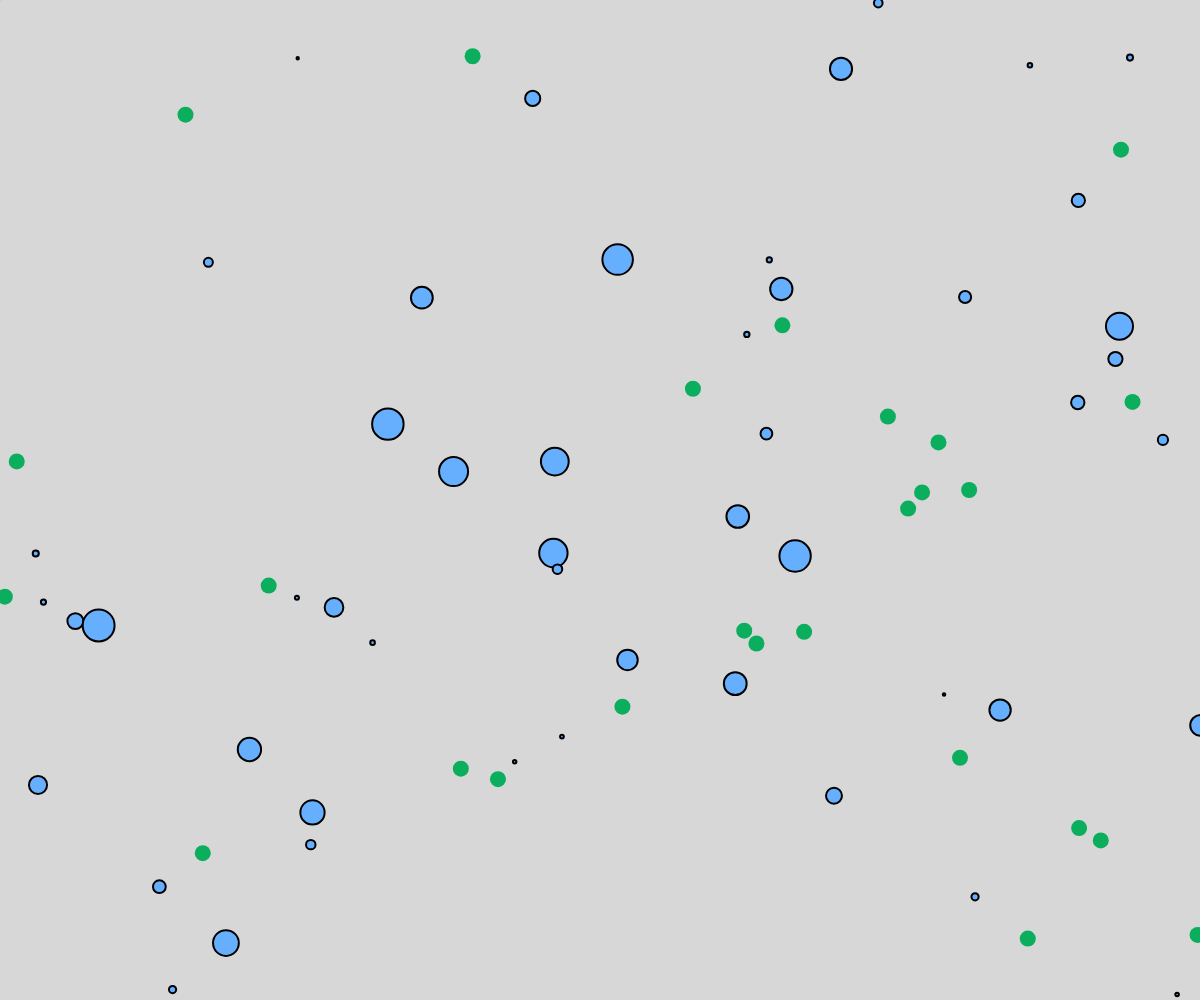
Frame 1 (no input)
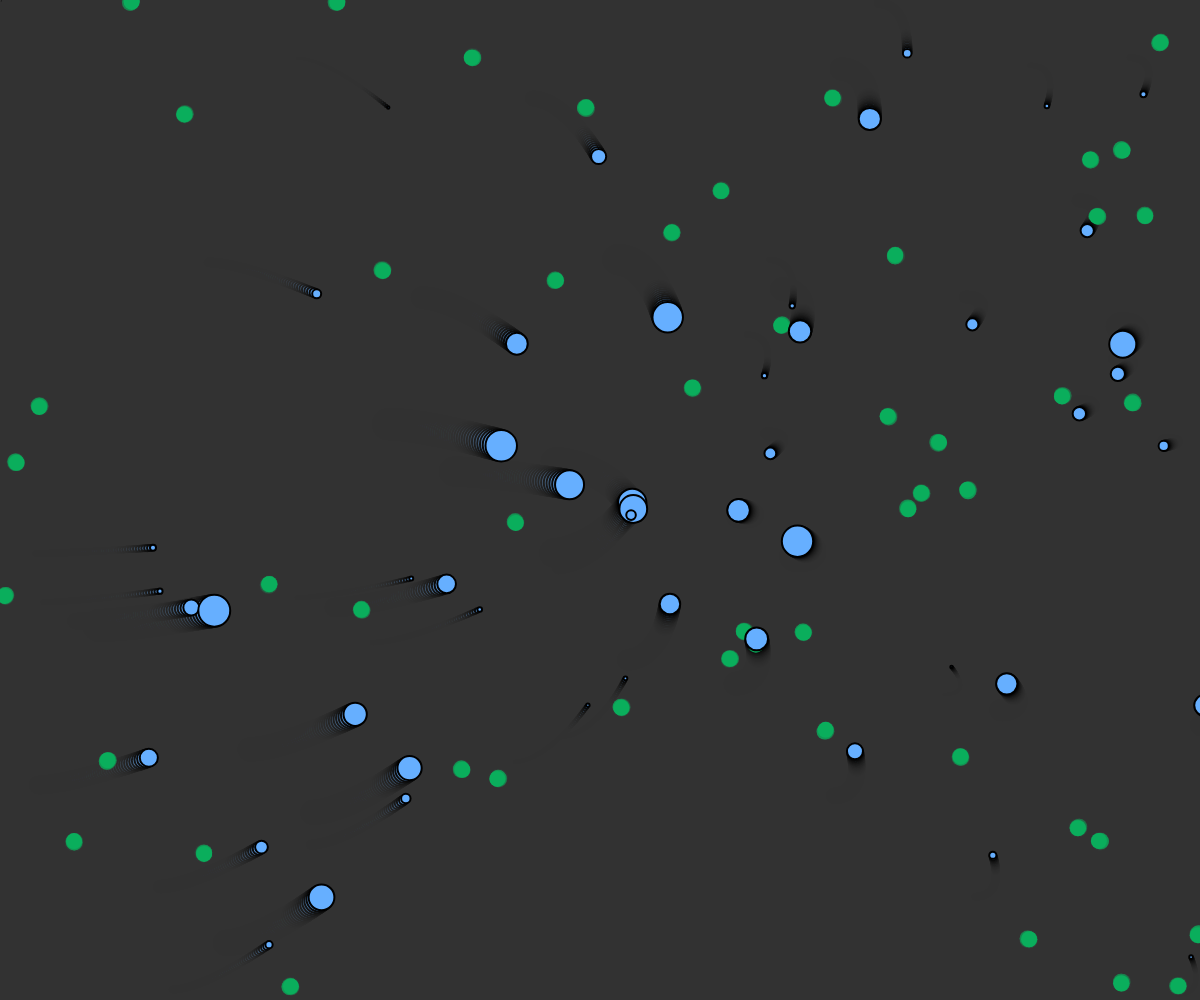
Frame 60 (no input)
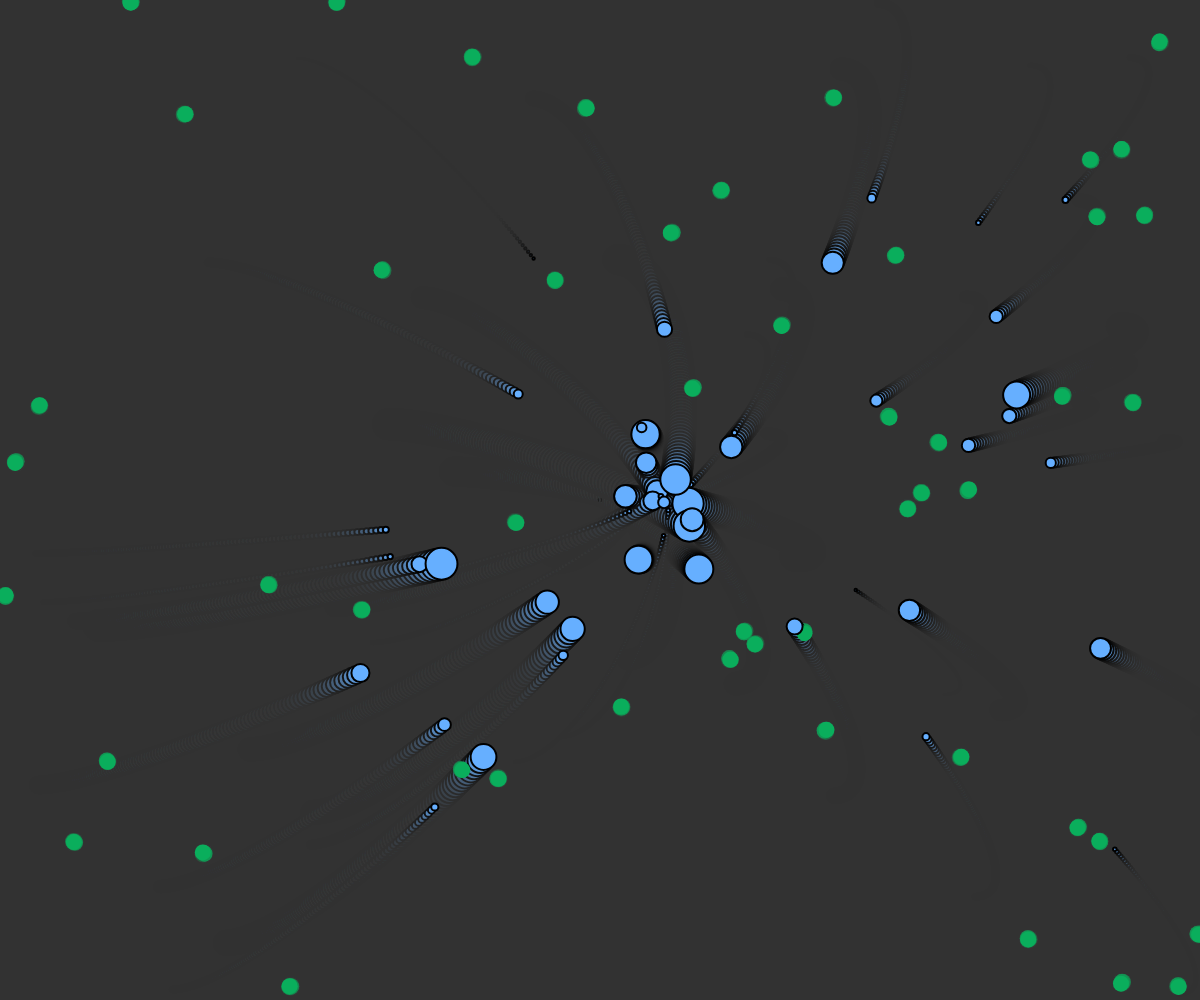
Frame 120 (the mouse pressed at the canvas centre since frame 60)

The p5.js sketch that drew these frames (run headless with seeded random() and noise() and a simulated clock; from frame 60 on, the mouse is pressed at the canvas centre):

// p5.js sketch
// ── sketch.js
let movers = [];

let attractor;

var circles = [];

function setup() {
  createCanvas(windowWidth, windowHeight);
  
  for (let i = 0; i < 50; i++) {
    movers[i] = new Mover(random(0.1, 2), random(width), random(height));
  }
  attractor = new Attractor();
}
  


function draw() {
  
    var overlapping = false;
  
  var protection = 0;
  
  while(circles.length < 50){
 
//  for (var b = 0; b < 50; b++){
    var circle = {
    x: random(width),
    y: random(height),
    r: 8 
    }
  
    
    overlapping = false;
    
    for (var j = 0; j < circles.length; j++){
      var other = circles[j]; 
      var d = dist(circle.x,circle.y, other.x, other.y);
      if (d < circle.r + other.r){ 
        overlapping = true; 
      }
    }
    
    if(!overlapping){
      circles.push(circle); 
    }
  
  protection++; 
  
  if(protection > 25){
    break;
  }
  
}
  


for (var c = 0; c < circles.length; c++){
  noStroke();
  fill(0,204,102);
  ellipse(circles[c].x+random(-1,1),circles[c].y+random(-1,1),circles[c].r*2,circles[c].r*2);
}


  
  background(55,50);

  attractor.display();

  for (let i = 0; i < movers.length; i++) {
    let force = attractor.calculateAttraction(movers[i]);
    movers[i].applyForce(force);

    movers[i].update();
    movers[i].display();
  }
}



class Attractor {

  constructor() {
    this.position = createVector(width / 2, height / 2);
    this.mass = 20;
    this.G = 1;
    this.dragOffset = createVector(0, 0);
    this.dragging = false;
    this.rollover = false;
  }

  calculateAttraction(m) {
    // Calculate direction of force
    let force = p5.Vector.sub(this.position, m.position);
    // Distance between objects
    let distance = force.mag();
    // Limiting the distance to eliminate "extreme" results for very close or very far objects
    distance = constrain(distance, 5, 25);
    // Normalize vector (distance doesn't matter here, we just want this vector for direction)
    force.normalize();
   
    let strength = (this.G * this.mass * m.mass) / (distance * distance);
   
    force.mult(strength);
    return force;
  }


  display() {
    ellipseMode(CENTER);
    strokeWeight(4);
    stroke(0);
    if (this.dragging) {
      fill(255);
    } else if (this.rollover) {
      fill(175);
    } else {
      fill(101, 200);
    }
    ellipse(mouseX, mouseY, 0.1, 0.1);
  }


}

class Mover {
  constructor(mass, x, y) {
    this.position = createVector(x, y);
    this.velocity = createVector(1, 0);
    this.acceleration = createVector(0, 0);
    this.mass = mass;
  }

  applyForce(force) {
    let f = p5.Vector.div(force, this.mass);
    this.acceleration.add(f);
  }

  update() {
    this.velocity.add(this.acceleration);
    this.position.add(this.velocity);
    this.acceleration.mult(0);
  }

  display() {
    stroke(0);
    strokeWeight(2);
    fill(102, 175,255);
    ellipse(this.position.x, this.position.y, this.mass * 16, this.mass * 16);
  }

  checkEdges() {
    if (this.position.x > width) {
      this.position.x = width;
      this.velocity.x *= -1;
    } else if (this.position.x < 0) {
      this.velocity.x *= -1;
      this.position.x = 0;
    }
    if (this.position.y > height) {
      this.velocity.y *= -1;
      this.position.y = height;
    }
  }
}
